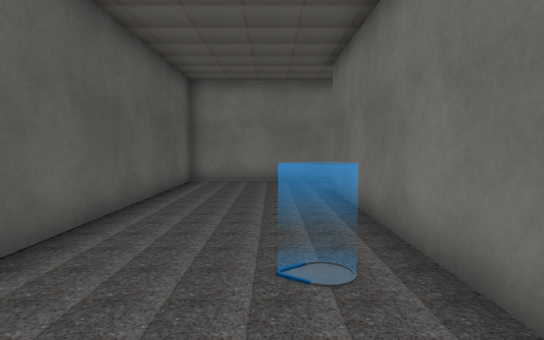
view 1 (above)

12 first-person views from a walk through a 3-D level made in the Unity game engine. The camera is 1.2 m above the floor, tilts 4° down and sees 80° across. The floor is counted in squares, 1 m on a side. Each view is taken from the middle of a square. On the plan, view 1 faces up. The plan holds only what a view shows up to about 14 squares ahead; the rest is blank. The player character is not drawn. Some animated figures are left out. Some surface patterns are stand-ins.

view 2
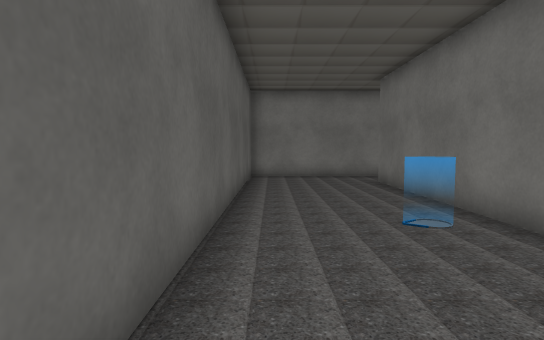

view 3
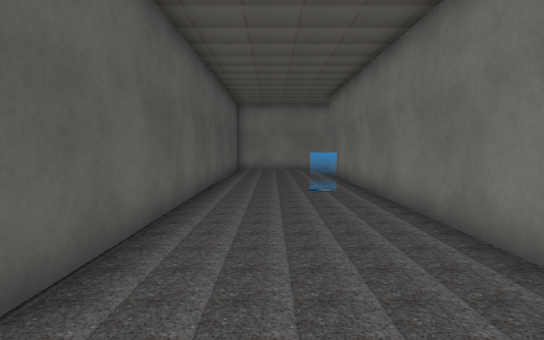

view 4
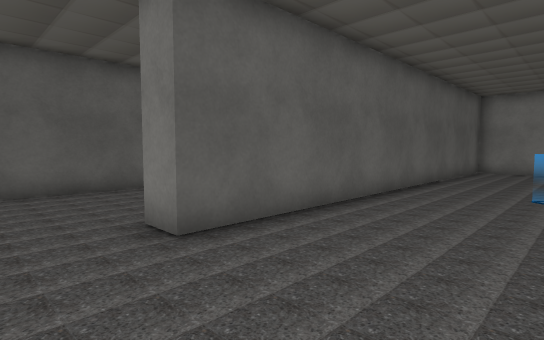

view 5
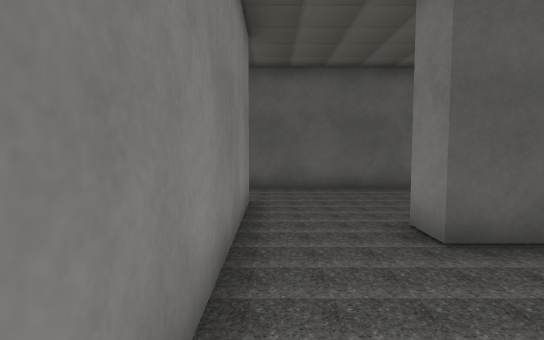

view 6
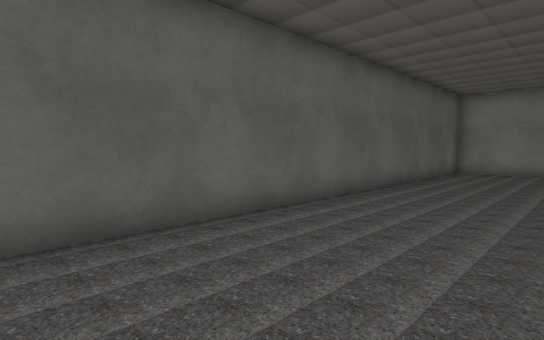

view 7
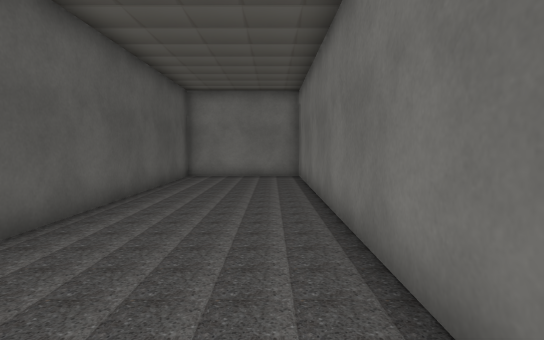

view 8
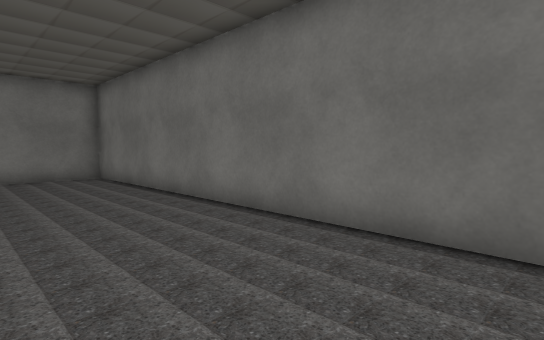

view 9
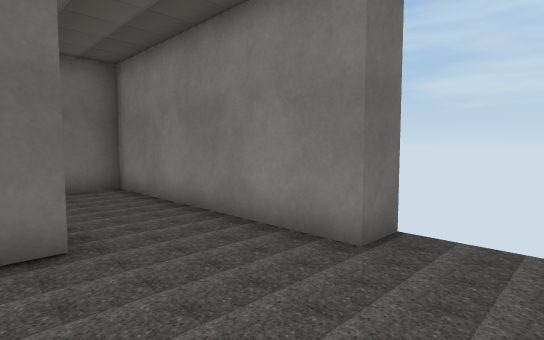

view 10
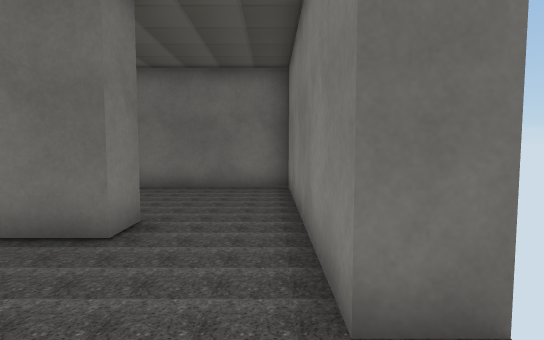

view 11
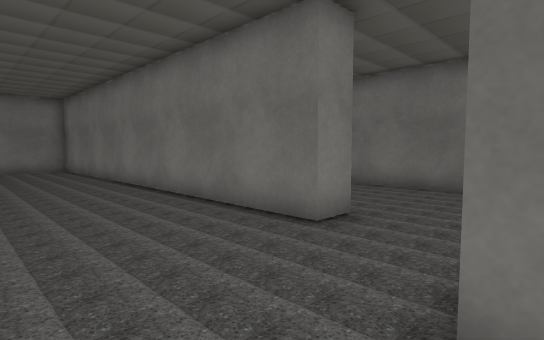

view 12
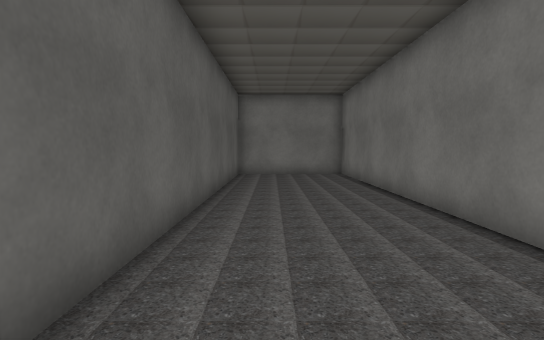

### Floor plan
Points are (right, up) in squares from view 1. A wall is a line through its corners. A room is listed if a view was taken in it or the views show most of it. See-through windows are left out.
Room 1 (views 1, 2, 3, 4, 5, 6)
walls: (-4.5, -6.5) (1.7, -6.5) (1.7, 9.4); (1.5, 11.5) (-2.9, 11.5) (-2.9, -3.9) (-3.9, -3.9)
ways out: opening at (-3.5, -5.5) to room 2; opening at (2.5, 10.5)
objects: other object (0, 3) to (1, 3)
Room 2 (views 7, 8, 9, 10, 11, 12)
walls: (-3.9, -3.9) (-3.9, 11.5) (-8.5, 11.5) (-8.5, -6.8); (-6, -7.6) (-6, -6.5) (-4.5, -6.5)
ways out: opening at (-3.5, -5.5) to room 1

Where each view was taken, in squares from view 1:
view 1: 0 up, 0 right, facing up
view 2: 2 down, 2 left, facing up
view 3: 6 down, 1 left, facing up
view 4: 6 down, 1 right, facing up-left
view 5: 6 down, 1 right, facing left
view 6: 5 down, 4 left, facing up-left
view 7: 2 down, 5 left, facing up
view 8: 2 down, 8 left, facing up-right
view 9: 3 down, 8 left, facing down-right
view 10: 6 down, 8 left, facing right
view 11: 7 down, 8 left, facing up-right
view 12: 3 down, 7 left, facing up
